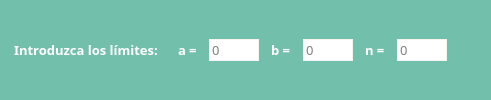
              <widget class="QFrame" name="frame_6">
               <property name="styleSheet">
                <string notr="true">QFrame {
	background-color: rgba(114, 191, 171, 1);
	border-radius: 5px;
	padding: 4px;
}
</string>
               </property>
               <property name="frameShape">
                <enum>QFrame::StyledPanel</enum>
               </property>
               <property name="frameShadow">
                <enum>QFrame::Raised</enum>
               </property>
               <layout class="QHBoxLayout" name="horizontalLayout_2">
                <property name="spacing">
                 <number>4</number>
                </property>
                <property name="leftMargin">
                 <number>2</number>
                </property>
                <property name="topMargin">
                 <number>0</number>
                </property>
                <property name="rightMargin">
                 <number>0</number>
                </property>
                <property name="bottomMargin">
                 <number>0</number>
                </property>
                <item>
                 <widget class="QLabel" name="label_2">
                  <property name="font">
                   <font>
                    <family>Segoe UI Variable Text</family>
                    <pointsize>10</pointsize>
                    <weight>75</weight>
                    <bold>true</bold>
                   </font>
                  </property>
                  <property name="styleSheet">
                   <string notr="true">color: #ffffff;</string>
                  </property>
                  <property name="text">
                   <string>Introduzca los límites:</string>
                  </property>
                  <property name="margin">
                   <number>0</number>
                  </property>
                 </widget>
                </item>
                <item>
                 <widget class="QLabel" name="label_3">
                  <property name="font">
                   <font>
                    <family>Segoe UI Variable Text</family>
                    <pointsize>10</pointsize>
                    <weight>75</weight>
                    <bold>true</bold>
                   </font>
                  </property>
                  <property name="styleSheet">
                   <string notr="true">color: #ffffff;</string>
                  </property>
                  <property name="text">
                   <string>a =</string>
                  </property>
                 </widget>
                </item>
                <item>
                 <widget class="QLineEdit" name="txtLimite_Inferior">
                  <property name="maximumSize">
                   <size>
                    <width>50</width>
                    <height>16777215</height>
                   </size>
                  </property>
                  <property name="font">
                   <font>
                    <family>Segoe UI Variable</family>
                    <pointsize>10</pointsize>
                   </font>
                  </property>
                  <property name="styleSheet">
                   <string notr="true">border:1px solid #F7F2EC;
border-bottom-color: rgb(243, 243, 243);</string>
                  </property>
                  <property name="text">
                   <string/>
                  </property>
                  <property name="placeholderText">
                   <string>0</string>
                  </property>
                 </widget>
                </item>
                <item>
                 <widget class="QLabel" name="label_4">
                  <property name="font">
                   <font>
                    <family>Segoe UI Variable Text</family>
                    <pointsize>10</pointsize>
                    <weight>75</weight>
                    <bold>true</bold>
                   </font>
                  </property>
                  <property name="styleSheet">
                   <string notr="true">color: #ffffff;</string>
                  </property>
                  <property name="text">
                   <string>b =</string>
                  </property>
                 </widget>
                </item>
                <item>
                 <widget class="QLineEdit" name="txtLimite_Superior">
                  <property name="maximumSize">
                   <size>
                    <width>50</width>
                    <height>16777215</height>
                   </size>
                  </property>
                  <property name="font">
                   <font>
                    <family>Segoe UI Variable</family>
                    <pointsize>10</pointsize>
                   </font>
                  </property>
                  <property name="styleSheet">
                   <string notr="true">border:1px solid #F7F2EC;
border-bottom-color: rgb(243, 243, 243);</string>
                  </property>
                  <property name="text">
                   <string/>
                  </property>
                  <property name="dragEnabled">
                   <bool>false</bool>
                  </property>
                  <property name="placeholderText">
                   <string>0</string>
                  </property>
                 </widget>
                </item>
                <item>
                 <widget class="QLabel" name="label_5">
                  <property name="font">
                   <font>
                    <family>Segoe UI Variable Text</family>
                    <pointsize>10</pointsize>
                    <weight>75</weight>
                    <bold>true</bold>
                   </font>
                  </property>
                  <property name="styleSheet">
                   <string notr="true">color: #ffffff;</string>
                  </property>
                  <property name="text">
                   <string>n =</string>
                  </property>
                 </widget>
                </item>
                <item>
                 <widget class="QLineEdit" name="txtSubintervalos">
                  <property name="maximumSize">
                   <size>
                    <width>50</width>
                    <height>16777215</height>
                   </size>
                  </property>
                  <property name="font">
                   <font>
                    <family>Segoe UI Variable</family>
                    <pointsize>10</pointsize>
                   </font>
                  </property>
                  <property name="styleSheet">
                   <string notr="true">border:1px solid #F7F2EC;
border-bottom-color: rgb(243, 243, 243);</string>
                  </property>
                  <property name="text">
                   <string/>
                  </property>
                  <property name="dragEnabled">
                   <bool>false</bool>
                  </property>
                  <property name="placeholderText">
                   <string>0</string>
                  </property>
                 </widget>
                </item>
                <item>
                 <spacer name="horizontalSpacer">
                  <property name="orientation">
                   <enum>Qt::Horizontal</enum>
                  </property>
                  <property name="sizeHint" stdset="0">
                   <size>
                    <width>40</width>
                    <height>20</height>
                   </size>
                  </property>
                 </spacer>
                </item>
               </layout>
              </widget>
